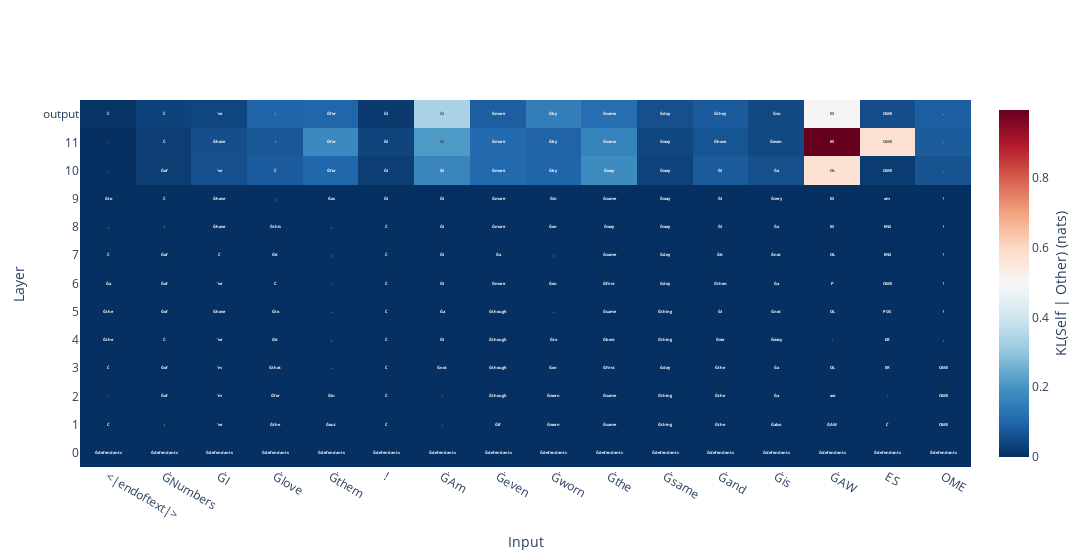

Source (notebook cell):
### Markdown cell above
## How much collateral damage does ablating the above components cause?
An interesting question we can answerer with the tuned lens is what other capabilities have
our edits effected?

Note the code bellow assumes you are using zero ablation.

### Code cell
with model.hooks(fwd_hooks=(mlp_hooks + attn_hooks)), th.inference_mode():
    model.cfg.use_attn_result = True
    control_text = model.generate(" Numbers I love them!", max_new_tokens=10, do_sample=False)
    model.cfg.use_attn_result = False

input_ids_control = model.to_tokens(control_text)
targets_control = to_targets(input_ids_control)

logits, cache = model.run_with_cache(
    input=input_ids_control, return_type="logits"
)

pred_traj_control_clean = PredictionTrajectory.from_lens_and_cache(
    lens=tuned_lens,
    cache=cache,
    model_logits=logits,
    input_ids=input_ids_control,
    targets=targets_control,
)

with model.hooks(fwd_hooks=(mlp_hooks + attn_hooks)), th.inference_mode():
    model.cfg.use_attn_result = True
    logits, cache = model.run_with_cache(
        input=input_ids_control, return_type="logits"
    )
    model.cfg.use_attn_result = False

    pred_traj_control_ablated = PredictionTrajectory.from_lens_and_cache(
        lens=tuned_lens,
        cache=cache,
        model_logits=logits,
        input_ids=input_ids_control,
        targets=targets_control,
    )

pred_traj_control_ablated.kl_divergence(pred_traj_control_clean).figure()

### Figure 1 — Plotly figure (JSON) as saved in the notebook; plotly's stock layout.template omitted (floating-point values rounded to 4 significant figures; data arrays with more than 128 entries replaced by an {"elided": "..."} marker saying what was removed)
{"data": [{"colorbar": {"title": {"side": "right", "text": "KL(Self | Other) (nats)"}}, "colorscale": [[0, "rgb(5,48,97)"], [0.1, "rgb(33,102,172)"], [0.2, "rgb(67,147,195)"], [0.3, "rgb(146,197,222)"], [0.4, "rgb(209,229,240)"], [0.5, "rgb(247,247,247)"], [0.6, "rgb(253,219,199)"], [0.7, "rgb(244,165,130)"], [0.8, "rgb(214,96,77)"], [0.9, "rgb(178,24,43)"], [1, "rgb(103,0,31)"]], "customdata": {"elided": "13x16x20 str values"}, "hoverlabel": {"bgcolor": "rgb(42, 42, 50)", "font": {"family": "Monospace"}}, "hovertemplate": "%{customdata[0]}%{customdata[1]}<br>%{customdata[2]}%{customdata[3]}<br>%{customdata[4]}%{customdata[5]}<br>%{customdata[6]}%{customdata[7]}<br>%{customdata[8]}%{customdata[9]}<br>%{customdata[10]}%{customdata[11]}<br>%{customdata[12]}%{customdata[13]}<br>%{customdata[14]}%{customdata[15]}<br>%{customdata[16]}%{customdata[17]}<br>%{customdata[18]}%{customdata[19]}<br><extra></extra>", "text": {"elided": "13x16 str values"}, "texttemplate": "<b>%{text}</b>", "type": "heatmap", "x": ["<|endoftext|>", "ĠNumbers", "ĠI", "Ġlove", "Ġthem", "!", "ĠAm", "Ġeven", "Ġworn", "Ġthe", "Ġsame", "Ġand", "Ġis", "ĠAW", "ES", "OME"], "y": ["0", "1", "2", "3", "4", "5", "6", "7", "8", "9", "10", "11", "output"], "z": {"elided": "13x16 float values"}, "zmin": 0}], "layout": {"title": {"text": "", "x": 0.5}, "width": 1480, "xaxis": {"title": {"text": "Input"}}, "yaxis": {"title": {"text": "Layer"}}}}
